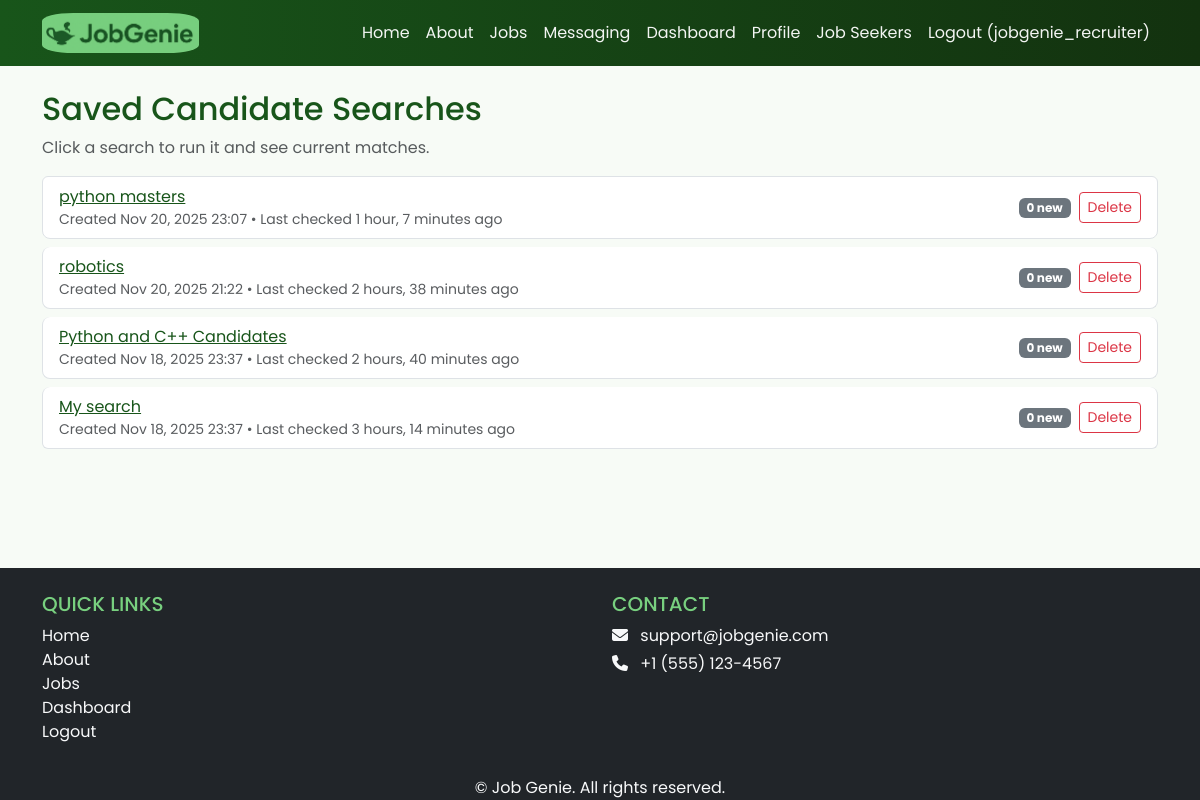
/recruiters/saved-searches/ (signed in), run on the app's committed database.
### recruiters/models.py (models this page shows, shortened)
class SavedCandidateSearch(models.Model):
    recruiter = models.ForeignKey(
        Recruiter,
        on_delete=models.CASCADE,
        related_name="saved_searches",
    )
    name = models.CharField(max_length=100)
    query_string = models.TextField()
    created_at = models.DateTimeField(auto_now_add=True)
    last_run_at = models.DateTimeField(null=True, blank=True)

### recruiters/views.py (the view)
class SavedSearchListView(LoginRequiredMixin, ListView):
    model = SavedCandidateSearch
    template_name = "recruiters/saved_search_list.html"
    context_object_name = "saved_searches"
    def get_queryset(self):
        recruiter = getattr(self.request.user, "recruiter_profile", None)
        if recruiter is None:
            return SavedCandidateSearch.objects.none()
        return recruiter.saved_searches.order_by("-created_at")
    def get_context_data(self, **kwargs):
        ctx = super().get_context_data(**kwargs)
        searches = ctx["saved_searches"]
        results = []
        for s in searches:
            parsed = parse_qs(s.query_string, keep_blank_values=True)
            params = {k: (v[0] if v else "") for k, v in parsed.items()}
            base_qs = JobSeekerProfile.objects.filter(is_public=True)
            qs = apply_candidate_filters(base_qs, params)
            if s.last_run_at:
                new_count = qs.filter(user__date_joined__gt=s.last_run_at).count()
            else:
                new_count = qs.count()
            s.new_count = new_count
            results.append(s)
        ctx["saved_searches"] = results
        return ctx

### recruiters/views.py (called while the page is built)
def _tokens(s: str):
    if not s:
        return []
    return [t.strip() for t in re.split(r"[,\s]+", s) if t.strip()]

### recruiters/templates/recruiters/saved_search_list.html
{% extends "base.html" %}
{% block content %}
<div class="container mt-4">
  <h2>Saved Candidate Searches</h2>
  <p class="text-muted">Click a search to run it and see current matches.</p>
  {% if saved_searches %}
    <ul class="list-group">
      {% for s in saved_searches %}
        <li class="list-group-item d-flex justify-content-between align-items-center">
          <div>
            <a href="{% url 'recruiters:saved_search_detail' s.pk %}">
              {{ s.name }}
            </a>
            <div class="small text-muted">
              Created {{ s.created_at|date:"M j, Y H:i" }}
              {% if s.last_run_at %}
                • Last checked {{ s.last_run_at|timesince }} ago
              {% else %}
                • Never checked for new matches
              {% endif %}
            </div>
          </div>
           <div class="d-flex align-items-center gap-2">
            <span class="badge {% if s.new_count > 0 %}bg-success{% else %}bg-secondary{% endif %}">
                {{ s.new_count }} new
            </span>
          <a href="{% url 'recruiters:saved_search_delete' s.pk %}"
             class="btn btn-sm btn-outline-danger">
            Delete
          </a>
          </div>
        </li>
      {% endfor %}
    </ul>
  {% else %}
    <div class="alert alert-light border mt-3">
      You have no saved searches yet. Run a candidate search and click
      <strong>“Save this search”</strong>.
    </div>
  {% endif %}
</div>
{% endblock %}

### jobgenie/templates/base.html (shortened to what this page needs)
<!DOCTYPE html>
<html>
{% load static %}
<head>
    <link href="https://cdn.jsdelivr.net/npm/bootstrap@5.3.3/dist/css/bootstrap.min.css" rel="stylesheet"
>
    <link rel="stylesheet" href="https://cdnjs.cloudflare.com/ajax/libs/font-awesome/6.1.1/css/all.min.css">
    <link rel="stylesheet" type="text/css" href="{% static 'css/style.css' %}">
</head>
<body class="d-flex flex-column min-vh-100">
    <header>
        <nav class="navbar navbar-expand-lg navbar-dark bg-dark">
            <div class="container">
                <a class="navbar-brand" href="{% url 'home.index' %}">
                    <img src="{% static 'img/logo.png' %}" alt="logo" height="40" style="border-radius: 20%;" />
                </a>
                <div class="collapse navbar-collapse" id="navbarNav">
                    <ul class="navbar-nav ms-auto">
                        <li class="nav-item">
                            <a class="nav-link {% if request.resolver_match.url_name == 'home.index' %}active{% endif %}"
                                href="{% url 'home.index' %}">Home</a>
                        </li>
                        <li class="nav-item">
                            <a class="nav-link {% if request.resolver_match.url_name == 'home.about' %}active{% endif %}"
                                href="{% url 'home.about' %}">About</a>
                        </li>
                        <li class="nav-item">
                            <a class="nav-link {% if request.path|slice:':6' == '/jobs/' %}active{% endif %}"
                                href="{% url 'job_list' %}">Jobs</a>
                        </li>
                        {% if user.is_authenticated %}
                        <li class="nav-item">
                            <a class="nav-link {% if request.path|slice:':10' == '/messaging' %}active{% endif %}"
                                href="{% url 'messaging:messaging_home' %}">Messaging</a>
                        </li>
                        {% if user.userprofile.role == "JOB_SEEKER" %}
                        <li class="nav-item">
                            <a class="nav-link {% if request.resolver_match.url_name == 'profiles:view_profile' %}active{% endif %}"
                                href="{% url 'profiles:view_profile' %}">My Profile</a>
                        </li>
                        <li class="nav-item">
                            <a class="nav-link {% if request.resolver_match.url_name == 'my_applications' %}active{% endif %}"
                                href="{% url 'my_applications' %}">My Applications</a>
                        </li>
                        {% elif user.userprofile.role == "RECRUITER" %}
                        <li class="nav-item">
                            <a class="nav-link {% if request.resolver_match.url_name == 'recruiters:dashboard' %}active{% endif %}"
                                href="{% url 'recruiters:dashboard' %}">Dashboard</a>
                        </li>
                        <li class="nav-item">
                            <a class="nav-link {% if request.resolver_match.url_name == 'recruiters:edit_profile' %}active{% endif %}"
                                href="{% url 'recruiters:edit_profile' %}">Profile</a>
                        </li>
                        <li class="nav-item">
                            <a class="nav-link {% if request.path|slice:':18' == '/profiles/jobseekers/' %}active{% endif %}"
                                href="{% url 'profiles:jobseeker_list' %}">Job Seekers</a>
                        </li>
                        {% else %}
                        <li class="nav-item">
                            <a class="nav-link" href="{% url 'accounts.signup' %}">Complete Profile</a>
                        </li>
                        {% endif %}
                        <li class="nav-item">
                            <a class="nav-link" href="{% url 'accounts.logout' %}">Logout ({{ user.username }})</a>
                        </li>
                        {% endif %}
                    </ul>
                </div>
            </div>
        </nav>
    </header>
    <div>
        {% block content %}
        {% endblock content %}
    </div>
    <footer class="mt-auto bg-dark text-light pt-4 mt-5">
        <div class="container text-center">
            <div class="row text-center text-md-start">
                <div class="col-md-6 mb-3">
                    <h5 class="text-uppercase">Quick Links</h5>
                    <ul class="list-unstyled">
                        <li><a href="{% url 'home.index' %}" class="text-light text-decoration-none">Home</a></li>
                        <li><a href="{% url 'home.about' %}" class="text-light text-decoration-none">About</a></li>
                        <li><a href="{% url 'job_list' %}" class="text-light text-decoration-none">Jobs</a></li>
                        {% if user.is_authenticated %}
                        {% if user.userprofile.role == "JOB_SEEKER" %}
                        <li><a href="{% url 'profiles:view_profile' %}" class="text-light text-decoration-none">My
                                Profile</a></li>
                        {% elif user.userprofile.role == "RECRUITER" %}
                        <li><a href="{% url 'recruiters:dashboard' %}"
                                class="text-light text-decoration-none">Dashboard</a></li>
                        {% endif %}
                        <li><a href="{% url 'accounts.logout' %}" class="text-light text-decoration-none">Logout</a>
                        </li>
                        {% else %}
                        <li><a href="{% url 'accounts.login' %}" class="text-light text-decoration-none">Login</a></li>
                        <li><a href="{% url 'accounts.signup' %}" class="text-light text-decoration-none">Sign Up</a>
                        </li>
                        {% endif %}
                    </ul>
                </div>
                <div class="col-md-6 mb-3">
                    <h5 class="text-uppercase">Contact</h5>
                    <p class="mb-1"><i class="fas fa-envelope me-2"></i> support@jobgenie.com</p>
                    <p class="mb-1"><i class="fas fa-phone me-2"></i> +1 (555) 123-4567</p>
                </div>
            </div>
            <p class="mb-0">&copy; {{ now|date:"Y" }} Job Genie. All rights reserved.</p>
        </div>
    </footer>
</body>
</html>

### static/css/style.css (style rules this page uses)
body { font-family: 'Poppins', sans-serif; }
:root { --brand-green: #78D07F; --brand-green-dark: #18551a; --brand-green-light: #c7f0a8; --muted: #6c757d; --card-bg: #ffffff; --surface: #f7fbf6; --text-color: #0b2e12; }
html, body { background: var(--surface); color: var(--text-color); }
h1, h2, h3, h4, h5 { color: var(--brand-green-dark); }
a { color: var(--brand-green-dark); }
.navbar-dark.bg-dark { background: linear-gradient(90deg, var(--brand-green-dark), #13320f) !important; }
.navbar .nav-link { color: rgba(255, 255, 255, 0.95); }
.list-group-item { border-radius: 8px; margin-bottom: 8px }
.list-group-item .small.text-muted { color: var(--muted) }
footer a { color: rgba(255, 255, 255, 0.9) }
footer h5 { color: var(--brand-green) !important; }
.navbar-brand { font-size: 1.4rem; letter-spacing: 1px; }

### data on the page
SavedCandidateSearch: name "python masters", created_at "Nov 20, 2025 23:07", last_run_at "1 hour, 7 minutes", new_count "0"
SavedCandidateSearch: name "robotics", created_at "Nov 20, 2025 21:22", last_run_at "2 hours, 38 minutes", new_count "0"
SavedCandidateSearch: name "Python and C++ Candidates", created_at "Nov 18, 2025 23:37", last_run_at "2 hours, 40 minutes", new_count "0"
SavedCandidateSearch: name "My search", created_at "Nov 18, 2025 23:37", last_run_at "3 hours, 14 minutes", new_count "0"

### other printed values
{{ user.username }} "jobgenie_recruiter"
